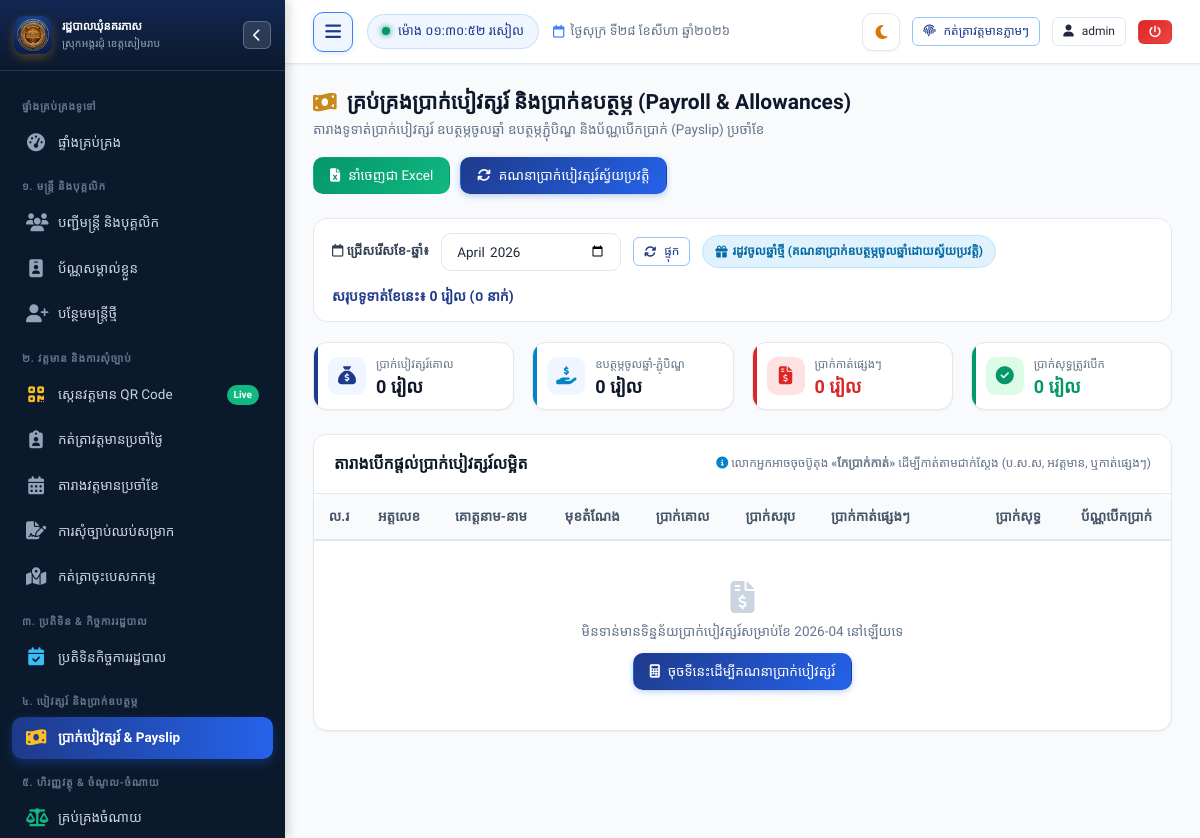
/payroll?month=2026-04 (signed in), run on an earlier commit of the app's database.
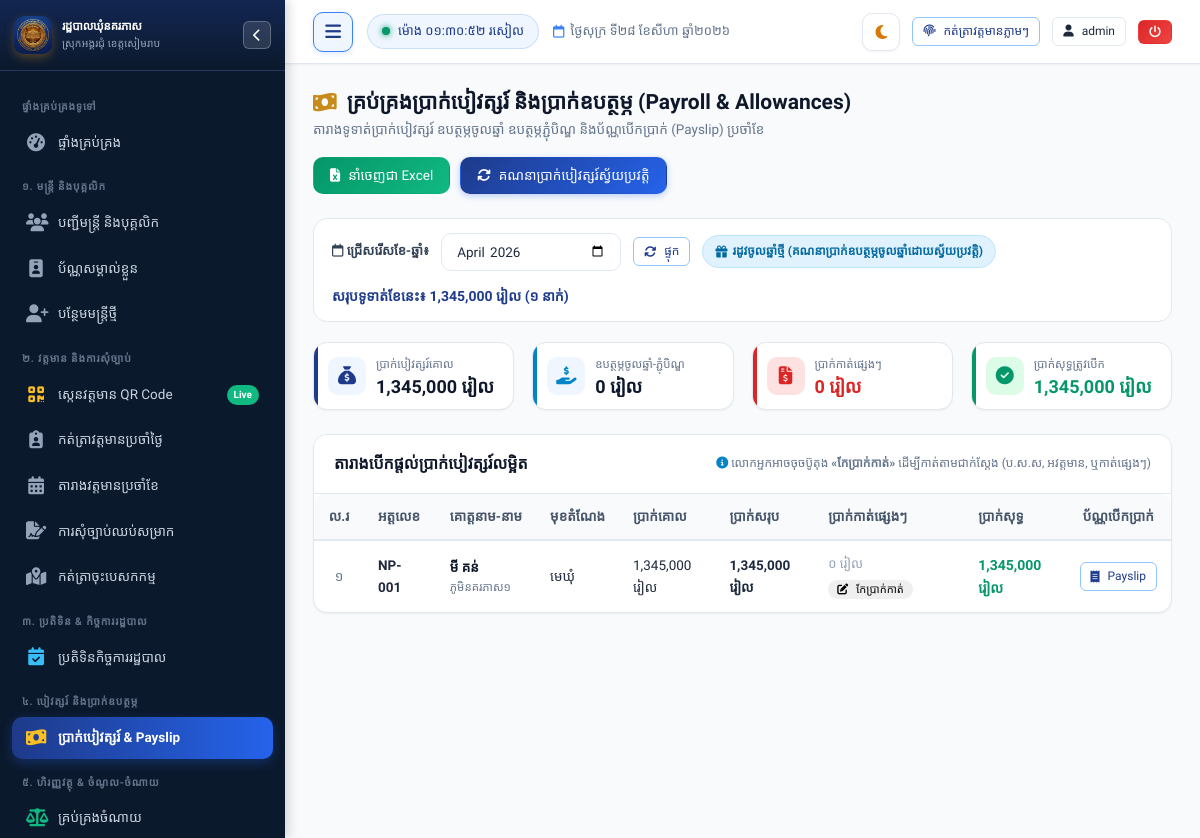
And on a later commit of the database.
### tables this page shows
CREATE TABLE payroll (
        id INTEGER PRIMARY KEY AUTOINCREMENT,
        staff_id INTEGER NOT NULL,
        month_year TEXT NOT NULL, -- 'YYYY-MM'
        base_salary REAL NOT NULL DEFAULT 0,
        position_allowance REAL DEFAULT 0,
        mission_allowance REAL DEFAULT 0,
        meeting_allowance REAL DEFAULT 0,
        incentive_allowance REAL DEFAULT 0,
        family_allowance REAL DEFAULT 0,
        gross_salary REAL NOT NULL DEFAULT 0,
        nssf_deduction REAL DEFAULT 0,
        attendance_deduction REAL DEFAULT 0,
        tax_deduction REAL DEFAULT 0,
        net_salary REAL NOT NULL DEFAULT 0,
        payment_status TEXT DEFAULT 'paid', -- 'pending', 'paid'
        paid_date TEXT,
        payment_method TEXT DEFAULT 'Wing', -- 'Wing', 'ABA', 'ACLEDA', 'Canadia', 'Cash'
        remarks TEXT,
        created_at TIMESTAMP DEFAULT CURRENT_TIMESTAMP,
        UNIQUE(staff_id, month_year),
        FOREIGN KEY (staff_id) REFERENCES staff (id) ON DELETE CASCADE
    );

CREATE TABLE staff (
        id INTEGER PRIMARY KEY AUTOINCREMENT,
        officer_code TEXT UNIQUE NOT NULL,
        name_kh TEXT NOT NULL,
        name_en TEXT NOT NULL,
        gender TEXT NOT NULL, -- 'ប្រុស', 'ស្រី'
        dob TEXT NOT NULL,
        national_id TEXT,
        phone TEXT,
        email TEXT,
        village TEXT NOT NULL,
        commune TEXT DEFAULT 'នគរភាស',
        district TEXT DEFAULT 'វ៉ារិន',
        province TEXT DEFAULT 'សៀមរាប',
        address TEXT,
        category TEXT NOT NULL, -- 'council', 'clerk', 'contract', 'village'
        position_title_kh TEXT NOT NULL,
        position_title_en TEXT,
        cadre_level TEXT, -- កម្រិតក្របខណ្ឌ
        appointment_date TEXT,
        contract_end_date TEXT,
        base_salary REAL DEFAULT 0,
        position_allowance REAL DEFAULT 0,
        family_allowance REAL DEFAULT 0,
        education_level TEXT,
        photo TEXT,
        status TEXT DEFAULT 'active', -- 'active', 'resigned', 'retired', 'suspended'
        emergency_contact TEXT,
        notes TEXT,
        created_at TIMESTAMP DEFAULT CURRENT_TIMESTAMP,
        updated_at TIMESTAMP DEFAULT CURRENT_TIMESTAMP
    );

### app.py (the view, shortened to what this page needs)
@app.route("/payroll")
@login_required
def payroll_list():
    month_year = request.args.get("month", date.today().strftime("%Y-%m"))
    conn = get_db()
    cursor = conn.cursor()
    query = """
        SELECT p.*, s.officer_code, s.name_kh, s.position_title_kh, s.category, s.village
        FROM payroll p
        JOIN staff s ON p.staff_id = s.id
        WHERE p.month_year = ?
    """
    params = [month_year]
    if session.get("role") == "staff":
        query += " AND p.staff_id = ?"
        params.append(session.get("staff_id", 0))
    query += " ORDER BY CASE s.category WHEN 'council' THEN 1 WHEN 'clerk' THEN 2 WHEN 'contract' THEN 3 ELSE 4 END, s.id"
    cursor.execute(query, params)
    payroll_records = cursor.fetchall()
    cursor.execute("""
        SELECT COALESCE(SUM(base_salary), 0) as tot_base,
               COALESCE(SUM(position_allowance), 0) as tot_pos,
               COALESCE(SUM(mission_allowance), 0) as tot_miss,
               COALESCE(SUM(meeting_allowance), 0) as tot_meet,
               COALESCE(SUM(incentive_allowance), 0) as tot_inc,
               COALESCE(SUM(family_allowance), 0) as tot_fam,
               COALESCE(SUM(gross_salary), 0) as tot_gross,
               COALESCE(SUM(nssf_deduction), 0) as tot_nssf,
               COALESCE(SUM(attendance_deduction), 0) as tot_att_ded,
               COALESCE(SUM(tax_deduction), 0) as tot_tax_ded,
               COALESCE(SUM(nssf_deduction + attendance_deduction + tax_deduction), 0) as tot_ded,
               COALESCE(SUM(net_salary), 0) as tot_net,
               COUNT(*) as total_count
        FROM payroll
        WHERE month_year = ?
    """, (month_year,))
    totals_row = cursor.fetchone()
    if totals_row and totals_row["tot_base"] is not None:
        totals = dict(totals_row)
        totals["total_count"] = int(totals.get("total_count") or 0)
        totals["count"] = totals["total_count"]
        totals["tot_ded"] = float(totals.get("tot_ded") or (totals.get("tot_nssf", 0) + totals.get("tot_att_ded", 0) + totals.get("tot_tax_ded", 0)))
    conn.close()
    return render_template(
        "payroll/list.html",
        month_year=month_year,
        payroll_records=payroll_records,
        totals=totals
    )

### templates/payroll/list.html (shortened to what this page needs)
{% extends "base.html" %}
{% block content %}
<div class="page-header">
  <div class="page-header-title">
    <h1>
      <i class="fa-solid fa-money-bill-wave text-gold"></i>
      <span>គ្រប់គ្រងប្រាក់បៀវត្សរ៍ និងប្រាក់ឧបត្ថម្ភ (Payroll & Allowances)</span>
    </h1>
    <p>តារាងទូទាត់ប្រាក់បៀវត្សរ៍ ឧបត្ថម្ភចូលឆ្នាំ ឧបត្ថម្ភភ្ជុំបិណ្ឌ និងប័ណ្ណបើកប្រាក់ (Payslip) ប្រចាំខែ</p>
  </div>
  <div class="page-actions payroll-page-actions">
    <a href="{{ url_for('export_payroll_excel_route', month=month_year) }}" class="btn btn-success">
      <i class="fa-solid fa-file-excel"></i>
      <span>នាំចេញជា Excel</span>
    </a>
    {% if session.role in ['admin', 'clerk'] %}
    <form method="POST" action="{{ url_for('payroll_generate') }}" class="payroll-calc-form">
      <button type="submit" class="btn btn-primary" onclick="return confirm('តើអ្នកពិតជាចង់គណនាឡើងវិញនូវប្រាក់បៀវត្សរ៍ខែនេះមែនទេ?');">
        <i class="fa-solid fa-arrows-rotate"></i>
        <span>គណនាប្រាក់បៀវត្សរ៍ស្វ័យប្រវត្តិ</span>
      </button>
    </form>
    {% endif %}
  </div>
</div>
<div class="filter-toolbar">
  <form method="GET" action="{{ url_for('payroll_list') }}" style="display: flex; align-items: center; gap: 12px; flex-wrap: wrap;">
    <label class="form-label" style="margin: 0; font-weight: 600;">
      <i class="fa-regular fa-calendar"></i> ជ្រើសរើសខែ-ឆ្នាំ៖
    </label>
    <input type="month" name="month" value="{{ month_year }}" class="form-control" style="width: 180px;" onchange="this.form.submit()">
    <button type="submit" class="btn btn-outline-primary btn-sm">
      <i class="fa-solid fa-arrows-rotate"></i> ផ្ទុក
    </button>
    {% set m_part = month_year.split('-')[1] if '-' in month_year else '' %}
    {% if m_part == '04' %}
    <span class="badge" style="background: #e0f2fe; color: #0369a1; border: 1px solid #bae6fd; padding: 6px 12px; font-size: 12px; font-weight: 600;">
      <i class="fa-solid fa-gift"></i> រដូវចូលឆ្នាំថ្មី (គណនាប្រាក់ឧបត្ថម្ភចូលឆ្នាំដោយស្វ័យប្រវត្តិ)
    </span>
    {% elif m_part == '10' %}
    <span class="badge" style="background: #fef3c7; color: #b45309; border: 1px solid #fde68a; padding: 6px 12px; font-size: 12px; font-weight: 600;">
      <i class="fa-solid fa-gift"></i> រដូវបុណ្យភ្ជុំបិណ្ឌ (គណនាប្រាក់ឧបត្ថម្ភភ្ជុំបិណ្ឌដោយស្វ័យប្រវត្តិ)
    </span>
    {% else %}
    <span class="badge" style="background: #f1f5f9; color: #64748b; border: 1px solid #e2e8f0; padding: 6px 12px; font-size: 12px;">
      <i class="fa-solid fa-calendar-check"></i> ខែធម្មតា (គ្មានឧបត្ថម្ភចូលឆ្នាំ និងភ្ជុំបិណ្ឌ)
    </span>
    {% endif %}
  </form>
  <div style="font-size: 14px; font-weight: 600; color: var(--primary);">
    សរុបទូទាត់ខែនេះ៖ <strong>{{ (totals.tot_net or totals['tot_net'] or 0) | currency }}</strong> ({{ (totals.total_count or totals['total_count'] or totals.count or totals['count'] or 0) | kh_num }} នាក់)
  </div>
</div>
<div class="stats-grid" style="grid-template-columns: repeat(auto-fit, minmax(200px, 1fr));">
  <div class="stat-card" style="--stat-color: #1e3a8a;">
    <div class="stat-icon-wrapper">
      <i class="fa-solid fa-sack-dollar"></i>
    </div>
    <div class="stat-details">
      <div class="stat-label">ប្រាក់បៀវត្សរ៍គោល</div>
      <div class="stat-number" style="font-size: 18px;">{{ (totals.tot_base or 0) | currency }}</div>
    </div>
  </div>
  <div class="stat-card" style="--stat-color: #0284c7;">
    <div class="stat-icon-wrapper">
      <i class="fa-solid fa-hand-holding-dollar"></i>
    </div>
    <div class="stat-details">
      <div class="stat-label">ឧបត្ថម្ភចូលឆ្នាំ-ភ្ជុំបិណ្ឌ</div>
      <div class="stat-number" style="font-size: 18px;">
        {{ ((totals.tot_pos or 0) + (totals.tot_fam or 0)) | currency }}
      </div>
    </div>
  </div>
  <div class="stat-card" style="--stat-color: #dc2626;">
    <div class="stat-icon-wrapper" style="--stat-bg: #fee2e2;">
      <i class="fa-solid fa-file-invoice-dollar"></i>
    </div>
    <div class="stat-details">
      <div class="stat-label">ប្រាក់កាត់ផ្សេងៗ</div>
      <div class="stat-number" id="stat-total-deductions" style="font-size: 18px; color: #dc2626;">{{ (totals.tot_ded or totals.tot_nssf or 0) | currency }}</div>
    </div>
  </div>
  <div class="stat-card" style="--stat-color: #059669;">
    <div class="stat-icon-wrapper" style="--stat-bg: #dcfce7;">
      <i class="fa-solid fa-circle-check"></i>
    </div>
    <div class="stat-details">
      <div class="stat-label">ប្រាក់សុទ្ធត្រូវបើក</div>
      <div class="stat-number" id="stat-total-net" style="font-size: 18px; color: #059669;">{{ (totals.tot_net or 0) | currency }}</div>
    </div>
  </div>
</div>
<div class="card">
  <div class="card-header" style="display: flex; justify-content: space-between; align-items: center; flex-wrap: wrap; gap: 10px;">
    <div class="card-title">
      <span>តារាងបើកផ្ដល់ប្រាក់បៀវត្សរ៍លម្អិត</span>
    </div>
    <div style="font-size: 12px; color: var(--text-muted);">
      <i class="fa-solid fa-circle-info" style="color: #0284c7;"></i> លោកអ្នកអាចចុចប៊ូតុង <strong>«កែប្រាក់កាត់»</strong> ដើម្បីកាត់តាមជាក់ស្តែង (ប.ស.ស, អវត្តមាន, ឬកាត់ផ្សេងៗ)
    </div>
  </div>
  <div class="card-body" style="padding: 0;">
    <div class="table-responsive">
      <table class="custom-table filterable-table">
        <thead>
          <tr>
            <th style="width: 50px; text-align: center;">ល.រ</th>
            <th>អត្តលេខ</th>
            <th>គោត្តនាម-នាម</th>
            <th>មុខតំណែង</th>
            <th>ប្រាក់គោល</th>
            <th>ប្រាក់សរុប</th>
            <th style="min-width: 150px;">ប្រាក់កាត់ផ្សេងៗ</th>
            <th>ប្រាក់សុទ្ធ</th>
            <th style="text-align: center;">ប័ណ្ណបើកប្រាក់</th>
          </tr>
        </thead>
        <tbody>
          {% for p in payroll_records %}
          <tr id="payroll-row-{{ p.id }}">
            <td style="text-align: center; color: var(--text-muted);">{{ loop.index | kh_num }}</td>
            <td><strong>{{ p.officer_code }}</strong></td>
            <td>
              <div style="font-weight: 600; color: var(--primary-dark);">{{ p.name_kh }}</div>
              <div style="font-size: 11.5px; color: var(--text-muted);">ភូមិ{{ p.village }}</div>
            </td>
            <td>{{ p.position_title_kh }}</td>
            <td>{{ p.base_salary | currency }}</td>
            <td><strong>{{ p.gross_salary | currency }}</strong></td>
            <td id="ded-cell-{{ p.id }}" style="vertical-align: middle;">
              {% set total_ded = (p.nssf_deduction or 0) + (p.attendance_deduction or 0) + (p.tax_deduction or 0) %}
              <div style="display: flex; flex-direction: column; gap: 3px;">
                <div>
                  {% if total_ded > 0 %}
                  <span class="ded-amount-val" style="font-weight: 700; color: #dc2626; font-size: 13.5px; white-space: nowrap;">
                    -{{ total_ded | currency }}
                  </span>
                  {% else %}
                  <span class="ded-amount-val" style="color: #94a3b8; font-size: 13px; white-space: nowrap;">
                    ០ រៀល
                  </span>
                  {% endif %}
                </div>
                {% if session.role in ['admin', 'clerk'] %}
                <div>
                  <button type="button" class="btn btn-xs btn-outline-danger" style="padding: 2px 8px; font-size: 11px; white-space: nowrap; line-height: 1.2;"
                    onclick="openDeductionModal({{ p.id }}, '{{ p.name_kh }}', '{{ p.officer_code }}', '{{ p.position_title_kh }}', {{ p.base_salary or 0 }}, {{ p.gross_salary or 0 }}, {{ p.nssf_deduction or 0 }}, {{ p.attendance_deduction or 0 }}, {{ p.tax_deduction or 0 }}, '{{ p.remarks or '' }}')"
                    title="កំណត់ ឬកែប្រែប្រាក់កាត់">
                    <i class="fa-solid fa-pen-to-square"></i> <span>កែប្រាក់កាត់</span>
                  </button>
                </div>
                {% endif %}
              </div>
            </td>
            <td id="net-cell-{{ p.id }}" style="font-weight: 700; color: #059669; font-size: 14px;">
              {{ p.net_salary | currency }}
            </td>
            <td style="text-align: center;">
              <a href="{{ url_for('payroll_payslip', payroll_id=p.id) }}" target="_blank" class="btn btn-sm btn-outline-primary" title="បោះពុម្ពប័ណ្ណបើកប្រាក់ (Payslip)">
                <i class="fa-solid fa-receipt"></i> Payslip
              </a>
            </td>
          </tr>
          {% else %}
          <tr>
            <td colspan="{{ 9 + (1 if totals.tot_pos > 0 else 0) + (1 if totals.tot_fam > 0 else 0) }}" style="text-align: center; padding: 40px; color: var(--text-muted);">
              <i class="fa-solid fa-file-invoice-dollar" style="font-size: 32px; color: #cbd5e1; margin-bottom: 8px;"></i>
              <p>មិនទាន់មានទិន្នន័យប្រាក់បៀវត្សរ៍សម្រាប់ខែ {{ month_year }} នៅឡើយទេ</p>
              {% if session.role in ['admin', 'clerk'] %}
              <form method="POST" action="{{ url_for('payroll_generate') }}" style="margin-top: 10px;">
                <button type="submit" class="btn btn-primary">
                  <i class="fa-solid fa-calculator"></i> ចុចទីនេះដើម្បីគណនាប្រាក់បៀវត្សរ៍
                </button>
              </form>
              {% endif %}
            </td>
          </tr>
          {% endfor %}
        </tbody>
      </table>
    </div>
  </div>
</div>
{% endblock %}

What changed in the data, as far as the page shows it:
added payroll: officer_code "NP-001", name_kh "មី គន់", village "នគរភាស១", position_title_kh "មេឃុំ", base_salary "1,345,000 រៀល", gross_salary "1,345,000 រៀល", net_salary "1,345,000 រៀល"
Also different on the page:
{{ (totals.tot_net or totals['tot_net'] or 0) | currency }}: "0 រៀល" → "1,345,000 រៀល"
{{ (totals.tot_base or 0) | currency }}: "0 រៀល" → "1,345,000 រៀល"
{{ (totals.tot_net or 0) | currency }}: "0 រៀល" → "1,345,000 រៀល"
{{ month_year }}: "2026-04" → (not shown)
text no longer shown: "០ មិនទាន់មានទិន្នន័យប្រាក់បៀវត្សរ៍សម្រាប់ខែ នៅឡើយទេ ចុចទីនេះដើម្បីគណនាប្រាក់បៀវត្សរ៍"
text now shown: "១"
